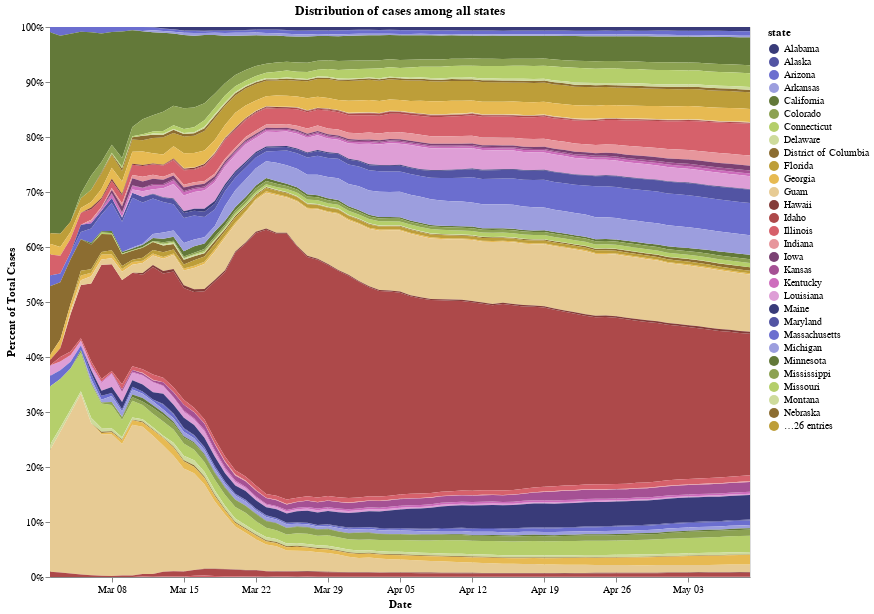

Write notebook code for a chart like this one.
### Markdown cell above
## 6 - Examining percentage of cases compared to all states
The below chart maps which states have the majority of cases at a given date. We can see how Washington and California originally had majority of cases in the U.S., and how quickly New York took over, and continues to make up a large percentage of cases in the U.S.

### Code cell
chart = alt.Chart(recent_cases).mark_area().encode(
    x=alt.X('date:T', axis=alt.Axis(format='%b %d', title='Date')),
    y=alt.Y('cases:Q', stack="normalize", axis=alt.Axis(format='%', title='Percent of Total Cases')), 
#     x="date:T",
#     y=alt.Y("cases:Q", stack="normalize"),
    tooltip=['state', 'cases', 'date'],
    color= alt.Color('state:N', scale=alt.Scale(scheme='category20b'))

).properties(
    width=700,
    height=550,
    title="Distribution of cases among all states"
)

display(chart)

### Figure 1 — Vega-Lite specification as saved in the notebook (floating-point values rounded to 4 significant figures; data arrays with more than 128 entries replaced by an {"elided": "..."} marker saying what was removed)
{"config": {"view": {"continuousWidth": 400, "continuousHeight": 300}}, "data": {"name": "data-e1e0b539ec8cce32034c93189fd7a056"}, "mark": "area", "encoding": {"color": {"type": "nominal", "field": "state", "scale": {"scheme": "category20b"}}, "tooltip": [{"type": "nominal", "field": "state"}, {"type": "quantitative", "field": "cases"}, {"type": "temporal", "field": "date"}], "x": {"type": "temporal", "axis": {"format": "%b %d", "title": "Date"}, "field": "date"}, "y": {"type": "quantitative", "axis": {"format": "%", "title": "Percent of Total Cases"}, "field": "cases", "stack": "normalize"}}, "height": 550, "title": "Distribution of cases among all states", "width": 700, "$schema": "https://vega.github.io/schema/vega-lite/v4.8.1.json", "datasets": {"data-e1e0b539ec8cce32034c93189fd7a056": {"elided": "3501 records"}}}
